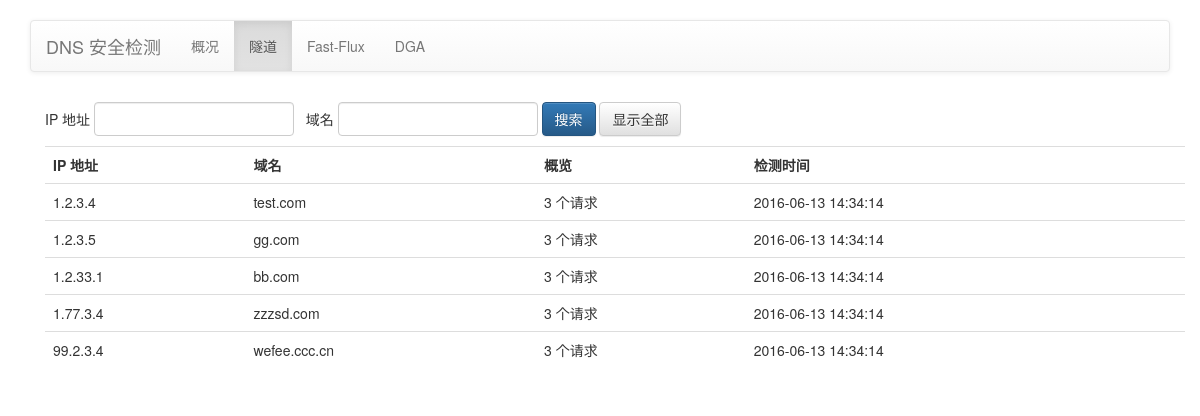
Page /tunnel.php on the committed database.
### tables this page shows
create table tunnel (
    id int unsigned not null primary key auto_increment,
    ip varchar(128) not null,
    domain varchar(256) not null,
    ts timestamp not null default current_timestamp,
    details longtext default null
);

### tunnel.php (the view, shortened to what this page needs)
<?php
include('./include/common.php');
include('./include/header.php');
?>
<p><form method="get" action="">
    <div class="btn-group">
        IP 地址
    </div>
    <div class="btn-group">
        <input type="text" class="form-control" name="ip" style="width: 200px;" maxlength="15" pattern="^[0-9\.%]*$" value="<?php echo $_GET['ip']; ?>" />
    </div>
    <div class="btn-group">
        &nbsp;&nbsp;域名
    </div>
    <div class="btn-group">
        <input type="text" class="form-control" name="domain" style="width: 200px;" maxlength="255" pattern="^[a-zA-Z0-9\-\_\.%]*$" value="<?php echo $_GET['domain']; ?>" />
    </div>
    <div class="btn-group">
        <button type="submit" class="btn btn-primary">搜索</button>
    </div>
    <div class="btn-group">
        <a href="?"><button type="button" class="btn btn-default">显示全部</button></a>
    </div>
</form></p>
<div class="table-responsive">
    <table class="table">
    <tr>
        <th>IP 地址</th><th>域名</th><th>概览</th><th>检测时间</th>
    </tr>
<?php
$where = '';
$query = $mysqli->prepare('select id, ip, domain, ts, details from tunnel ' . $where . ' order by ts desc limit 10000;');
if ($query) {
    $query->execute();
    $query->bind_result($id, $ip, $domain, $ts, $details);
    while ($query->fetch()) {
        echo '<tr>';
        echo '<td>' . $ip . '</td>';
        echo '<td>' . $domain . '</td>';
        echo '<td><a href="./details.php?type=tunnel&amp;id=' . $id. '">' . (substr_count($details, ',') + 1) . ' 个请求</a></td>';
        echo '<td>' . $ts . '</td>';
        echo '</tr>';
    }
}
?>
    </table>
</div>
<?php
include('./include/footer.php');
?>

### css/main.css (style rules this page uses)
body { padding: 20px 30px; }

### include/header.php (style rules this page uses)
a { color: #333; }

### rows in the picture
tunnel: ip "1.2.3.4", domain "test.com", details "3", ts "2016-06-13 14:34:14"
tunnel: ip "1.2.3.5", domain "gg.com", details "3", ts "2016-06-13 14:34:14"
tunnel: ip "1.2.33.1", domain "bb.com", details "3", ts "2016-06-13 14:34:14"
tunnel: ip "1.77.3.4", domain "zzzsd.com", details "3", ts "2016-06-13 14:34:14"
tunnel: ip "99.2.3.4", domain "wefee.ccc.cn", details "3", ts "2016-06-13 14:34:14"
